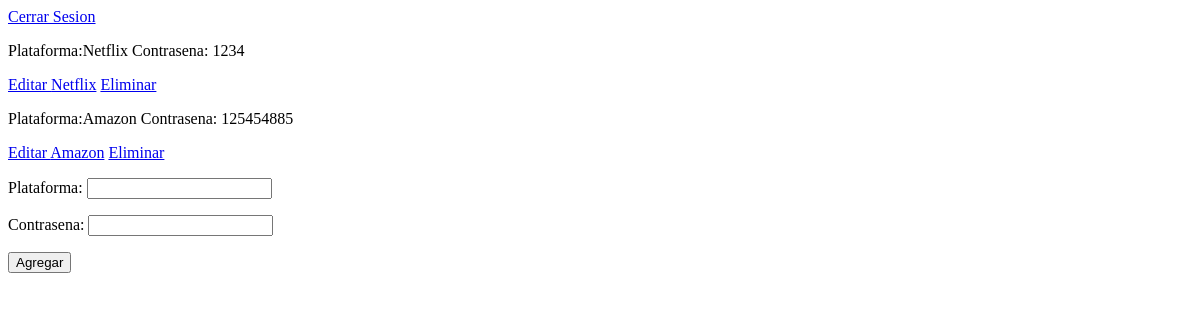
The app's page / (signed in), older data.
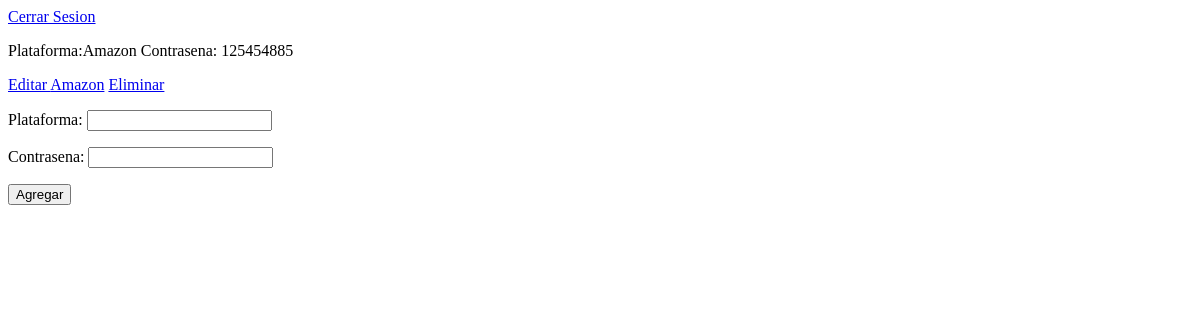
The same page, newer data.
### gestor/models.py (models this page shows)
class Contrasena(models.Model):
    usuario = models.ForeignKey(User, on_delete=models.CASCADE, related_name='contrasena')
    plataforma = models.CharField(max_length=100)
    passw = models.CharField(max_length=100)
    def __str__(self):
        return f'Plataforma:{self.plataforma} Contrasena: {self.passw}'

### gestor/views.py (the view)
# urls.py: path('', views.home, name='home'),
@login_required
def home(request):
    usuario_actual = request.user
    listacontrasenas = usuario_actual.contrasena.all()
    form = RegistroContrasena()
    contexto = {'contrasenas': listacontrasenas, 'form':form}
    return render(request, 'gestor/home.html', contexto)

### gestor/forms.py
class RegistroContrasena(forms.ModelForm):
    plataforma = forms.CharField(label='Plataforma')
    passw = forms.CharField(label='Contrasena', widget=forms.PasswordInput)
    class Meta:
        model = Contrasena
        fields = ['plataforma', 'passw']

### gestor/templates/gestor/home.html (shortened to what this page needs)
{% load static %}
<!DOCTYPE html>
<html lang="en">
<head>
</head>
<body>
    <a href="{% url 'logout' %}">Cerrar Sesion</a>
    {% for contrasena in contrasenas %}
        <div>
            <p>{{ contrasena }}</p>
            <a href="{% url 'edicioncontrasena' contrasena.id %}">Editar {{ contrasena.plataforma }}</a>
            <a href="{% url 'eliminarcontrasena' contrasena.id %}" class="BtnEliminar">Eliminar</a>
        </div>
    {% endfor %}
    <form class="form" method="post" action="{% url 'nuevacontrasena' %}"> {% csrf_token %}
        {{ form.as_p }}
        <button type="submit" id="submit">Agregar</button>
    </form>
</body>
</html>

Row changes from the older to the newer data that the page shows:
removed Contrasena: plataforma+passw "Plataforma:Netflix Contrasena: 1234", plataforma "Netflix"
